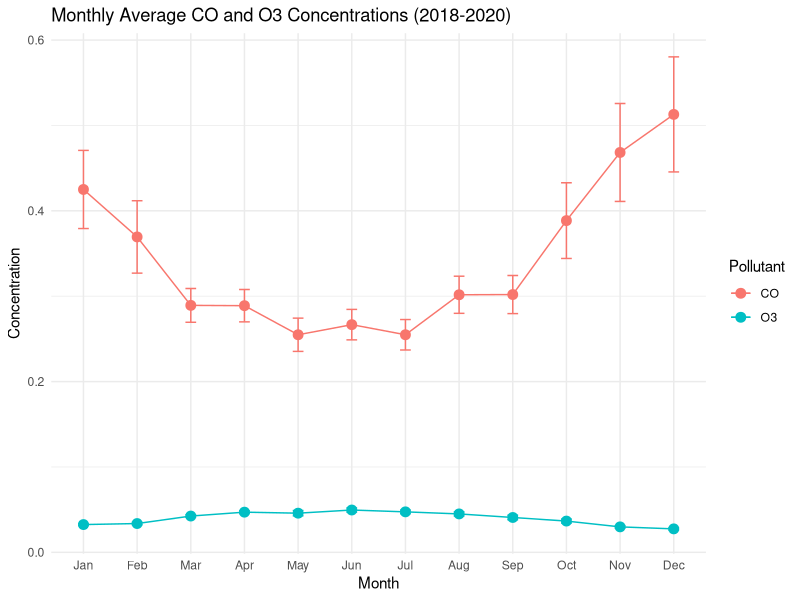
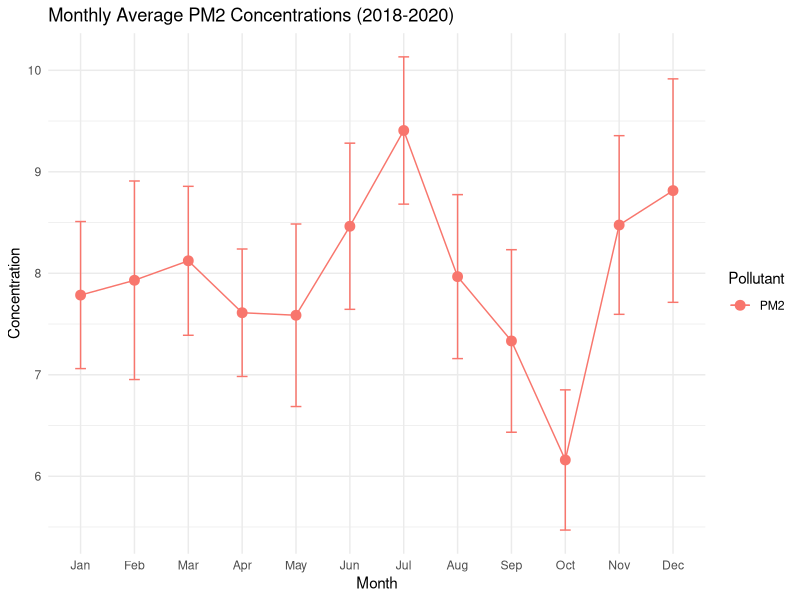

Write R code to recreate these figures, in order.
# library packages
library(tidyverse)

# unzip data
unzip("data-6.zip")

# read data
df_initial18 <- data.frame(read_csv("data//AQ_2018.csv"))

df_initial19 <- data.frame(read_csv("data//AQ_2019.csv"))

df_initial20 <- data.frame(read_csv("data//AQ_2020.csv"))

# function for data cleaning
clean_AQ <- function(df){
  
  # rename columns
  df_clean <- df |> rename(co_max = Daily.Max.8.hour.CO.Concentration, 
                                  pm2_max = Daily.Mean.PM2.5.Concentration,
                                  o3_max = Daily.Max.8.hour.Ozone.Concentration)|> 
    mutate(Date = mdy(Date)) |> # format date
    group_by(Date) |> # replace duplicates with average
    summarise(co_max = mean(co_max),
              pm2_max = mean(pm2_max),
              o3_max = mean(o3_max),
              .groups = "drop")

  # set negative values to 0
  pollutant_cols <- c("co_max", "pm2_max", "o3_max")

  for(col in pollutant_cols) {
   df_clean[[col]][df_clean[[col]] < 0] <- 0
  }
  
  return(df_clean)
}

df_AQ18 <- clean_AQ(df_initial18)
df_AQ19 <- clean_AQ(df_initial19)
df_AQ20 <- clean_AQ(df_initial20)

# verify cleaning process
list_df <- list(
  "2018" = df_AQ18,
  "2019" = df_AQ19,
  "2020" = df_AQ20
)

for(year in names(list_df)) {
  print(paste("========== Checking", year, "=========="))
  print(paste("Date class:", class(list_df[[year]]$Date)))
  print(paste("Unique dates:", length(unique(list_df[[year]]$Date))))
  print(paste("CO min:", min(list_df[[year]]$co_max, na.rm = TRUE)))
  print(paste("PM2.5 min:", min(list_df[[year]]$pm2_max, na.rm = TRUE)))
  print(paste("O3 min:", min(list_df[[year]]$o3_max, na.rm = TRUE)))
  print("")
}

# create analytic dataframe, combining three years
df_analytic <- bind_rows(
  df_AQ18 |> mutate(year = 2018),
  df_AQ19 |> mutate(year = 2019),
  df_AQ20 |> mutate(year = 2020)
)

# create monthly dataframe
df_monthly <- df_analytic |> 
  mutate(month = month(Date, label = TRUE)) |> 
  group_by(month) |> 
  summarise(co_mean = mean(co_max, na.rm = TRUE),
            co_se = sd(co_max, na.rm = TRUE) / sqrt(n()),
            co_ci = co_se * 1.96,
            o3_mean = mean(o3_max, na.rm = TRUE),
            o3_se = sd(o3_max, na.rm = TRUE) / sqrt(n()),
            o3_ci = o3_se * 1.96,
            pm2_mean = mean(pm2_max, na.rm = TRUE),
            pm2_se = sd(pm2_max, na.rm = TRUE) / sqrt(n()),
            pm2_ci = pm2_se * 1.96)

# pivot longer for ggplot
df_plot <- df_monthly |> 
  pivot_longer(cols = c(co_mean, o3_mean, pm2_mean),
               names_to = "pollutant",
               values_to = "concentration") |> 
  mutate(pollutant_clean = case_when(
    pollutant == "co_mean" ~ "CO",
    pollutant == "o3_mean" ~ "O3",
    pollutant == "pm2_mean" ~ "PM2"
  )) |> 
  # add CI
  mutate(ci = case_when(
    pollutant == "co_mean" ~ co_ci,
    pollutant == "o3_mean" ~ o3_ci,
    pollutant == "pm2_mean" ~ pm2_ci
  ))

# plot CO and O3 by month
df_plot |> 
  filter(pollutant_clean %in% c("CO", "O3")) |> 
  ggplot(aes(x = month, y = concentration, color = pollutant_clean, group = pollutant_clean)) +
  geom_point(size = 3) +
  geom_line() +
  geom_errorbar(aes(ymin = concentration - ci, ymax = concentration + ci), 
                width = 0.2) +
  labs(title = "Monthly Average CO and O3 Concentrations (2018-2020)",
       x = "Month",
       y = "Concentration",
       color = "Pollutant") +
  theme_minimal()

# plot PM2 by month
df_plot |> 
  filter(pollutant_clean == "PM2") |> 
  ggplot(aes(x = month, y = concentration, color = pollutant_clean, group = pollutant_clean)) +
  geom_point(size = 3) +
  geom_line() +
  geom_errorbar(aes(ymin = concentration - ci, ymax = concentration + ci), 
                width = 0.2) +
  labs(title = "Monthly Average PM2 Concentrations (2018-2020)",
       x = "Month",
       y = "Concentration",
       color = "Pollutant") +
  theme_minimal()











